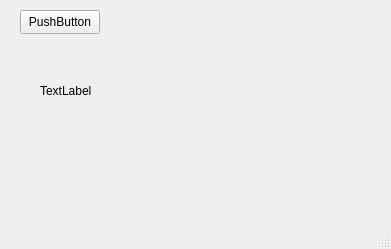
<?xml version="1.0" encoding="UTF-8"?>
<ui version="4.0">
 <class>MainWindow</class>
 <widget class="QMainWindow" name="MainWindow">
  <property name="geometry">
   <rect>
    <x>0</x>
    <y>0</y>
    <width>391</width>
    <height>249</height>
   </rect>
  </property>
  <property name="windowTitle">
   <string>MainWindow</string>
  </property>
  <widget class="QWidget" name="centralwidget">
   <widget class="QPushButton" name="pushButton">
    <property name="geometry">
     <rect>
      <x>20</x>
      <y>10</y>
      <width>80</width>
      <height>24</height>
     </rect>
    </property>
    <property name="text">
     <string>PushButton</string>
    </property>
   </widget>
   <widget class="QLabel" name="label">
    <property name="geometry">
     <rect>
      <x>40</x>
      <y>80</y>
      <width>61</width>
      <height>21</height>
     </rect>
    </property>
    <property name="text">
     <string>TextLabel</string>
    </property>
   </widget>
  </widget>
  <widget class="QMenuBar" name="menubar">
   <property name="geometry">
    <rect>
     <x>0</x>
     <y>0</y>
     <width>391</width>
     <height>21</height>
    </rect>
   </property>
  </widget>
  <widget class="QStatusBar" name="statusbar"/>
 </widget>
 <resources/>
 <connections/>
</ui>
